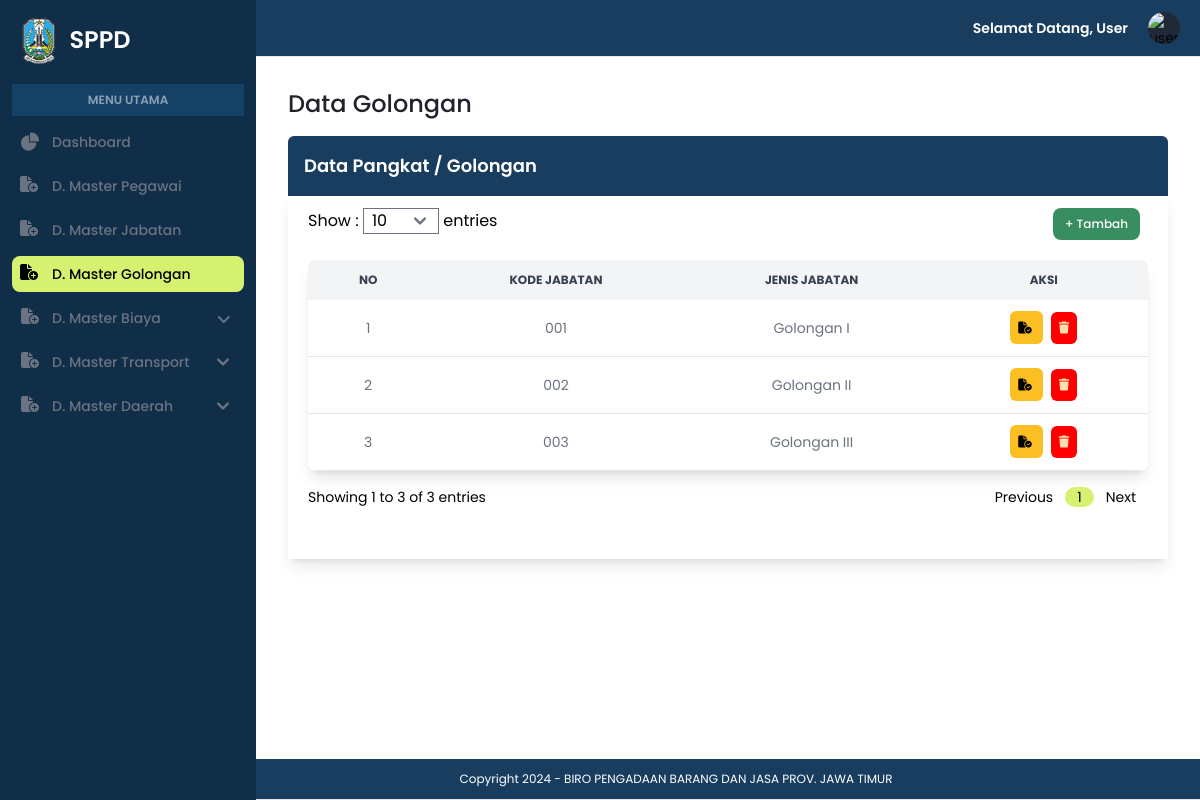
Page /admin/data_golongan.php on the committed database.
### tables this page shows
CREATE TABLE `golongan` (
  `kode_golongan` varchar(50) NOT NULL,
  `jenis_golongan` varchar(100) NOT NULL
);

### admin/data_golongan.php (the view, shortened to what this page needs)
<?php
include '../koneksi.php';
?>
<!DOCTYPE html>
<html lang="en">
<head>
    <link rel="stylesheet" href="../assets/css/style.css">
    <link rel="stylesheet" href="https://cdnjs.cloudflare.com/ajax/libs/font-awesome/6.5.1/css/all.min.css" />
    <link href="https://cdnjs.cloudflare.com/ajax/libs/flowbite/2.3.0/flowbite.min.css" rel="stylesheet" />
    <script src="https://cdn.tailwindcss.com"></script>
</head>
<body>
    <section id="sidebar">
        <?php include "../navbar.php"; ?>
        <aside id="logo-sidebar" class="fixed top-0 left-0 z-40 w-64 h-screen transition-transform -translate-x-full sm:translate-x-0" aria-label="Sidebar">
            <div class="h-full px-3 py-4 overflow-y-auto bg-[#102E48]">
                <a href="#" class="flex ms-2 md:me-24 mb-5">
                    <img src="../assets/img/logo.png" class="h-12 me-3" />
                    <span class="self-center text-2xl font-semibold whitespace-nowrap text-white">SPPD</span>
                </a>
                <div class="bg-[#276EAC4D] mb-2 py-2 px-5 text-center">
                    <p class="font-semibold text-xs text-white/50">MENU UTAMA</p>
                </div>
                <ul class="space-y-2 font-medium">
                    <li>
                        <a href="index.php" class="flex items-center p-2 text-gray-500 rounded-lg hover:bg-[#D6F170] hover:text-black group">
                            <span class="ms-3 text-sm">Dashboard</span>
                        </a>
                    </li>
                    <li>
                        <a href="data_pegawai.php" class="flex items-center p-2 text-gray-500 rounded-lg hover:bg-[#D6F170] hover:text-black group">
                            <i class="fa-solid fa-file-circle-plus w-5 h-5 text-gray-500 transition duration-75 group-hover:text-black"></i>
                            <span class="text-sm ms-3 whitespace-nowrap">D. Master Pegawai</span>
                        </a>
                    </li>
                    <li>
                        <a href="data_jabatan.php" class="flex items-center p-2 text-gray-500 rounded-lg hover:bg-[#D6F170] hover:text-black group">
                            <i class="fa-solid fa-file-circle-plus w-5 h-5 text-gray-500 transition duration-75 group-hover:text-black"></i>
                            <span class="text-sm ms-3 whitespace-nowrap">D. Master Jabatan</span>
                        </a>
                    </li>
                    <li>
                        <a href="data_golongan.php" class="flex items-center p-2 text-vlack rounded-lg hover:bg-[#D6F170] hover:text-black group active">
                            <i class="fa-solid fa-file-circle-plus w-5 h-5 text-black transition duration-75 group-hover:text-black"></i>
                            <span class="text-sm ms-3 whitespace-nowrap">D. Master Golongan</span>
                        </a>
                    </li>
                    <li>
                        <button type="button" class="flex items-center p-2 pr-8 rounded-lg hover:bg-[#D6F170] text-gray-500 hover:text-black group" aria-controls="dropdown-mb" data-collapse-toggle="dropdown-mb">
                            <i class="fa-solid fa-file-circle-plus w-5 h-5 text-gray-500 transition duration-75 group-hover:text-black"></i>
                            <span class="flex-1 ms-3 whitespace-nowrap text-sm pr-14">D. Master Biaya</span>
                            <i class="fa-solid fa-angle-down w-3 h-3 text-gray-500 group-hover:text-black"></i>
                        </button>
                    </li>
                    <li>
                        <button type="button" class="flex items-center p-2 pr-4 rounded-lg hover:bg-[#D6F170] text-gray-500 hover:text-black group" aria-controls="dropdown-mt" data-collapse-toggle="dropdown-mt">
                            <i class="fa-solid fa-file-circle-plus w-5 h-5 text-gray-500 transition duration-75 group-hover:text-black"></i>
                            <span class="text-sm ms-3 whitespace-nowrap pr-7">D. Master Transport</span>
                            <svg class="w-3 h-3 text-gray-500 group-hover:text-black" aria-hidden="true" xmlns="http://www.w3.org/2000/svg" fill="none" viewBox="0 0 10 6">
                                <path stroke="currentColor" stroke-linecap="round" stroke-linejoin="round" stroke-width="2" d="m1 1 4 4 4-4" />
                            </svg>
                        </button>
                    </li>
                    <li>
                        <button type="button" class="flex items-center p-2 pr-4 rounded-lg hover:bg-[#D6F170] text-gray-500 hover:text-black group" aria-controls="dropdown-md" data-collapse-toggle="dropdown-md">
                            <i class="fa-solid fa-file-circle-plus w-5 h-5 text-gray-500 transition duration-75 group-hover:text-black"></i>
                            <span class="text-sm ms-3 whitespace-nowrap pr-11">D. Master Daerah</span>
                            <svg class="w-3 h-3 text-gray-500 group-hover:text-black" aria-hidden="true" xmlns="http://www.w3.org/2000/svg" fill="none" viewBox="0 0 10 6">
                                <path stroke="currentColor" stroke-linecap="round" stroke-linejoin="round" stroke-width="2" d="m1 1 4 4 4-4" />
                            </svg>
                        </button>
                    </li>
                </ul>
            </div>
        </aside>
        <?php
        $batas = isset($_GET['batas']) ? (int)$_GET['batas'] : 10;
        $halaman = isset($_GET['halaman']) ? (int)$_GET['halaman'] : 1;
        $halaman_awal = ($halaman > 1) ? ($halaman * $batas) - $batas : 0;
        $query_total = "SELECT COUNT(*) as total FROM golongan";
        $result_total = $koneksi->query($query_total);
        $row_total = $result_total->fetch_assoc();
        $total_entries = $row_total['total'];
        $total_halaman = ceil($total_entries / $batas);
        $start_entry = $halaman_awal + 1;
        $end_entry = min($halaman_awal + $batas, $total_entries);
        ?>
        <div class="p-4 sm:ml-64">
            <div class="p-4 mt-14">
                <h1 class="text-[#23212F] font-medium text-2xl">Data Golongan</h1>
                <div class="border-solid">
                    <div class="bg-[#193D5E] rounded-t-md mt-4 p-4">
                        <h1 class="text-white text-lg font-semibold">Data Pangkat / Golongan</h1>
                    </div>
                    <div class="shadow-lg px-5 py-3">
                        <div class="flex justify-between">
                            <div>
                                <form method="GET" action="">
                                    <label for="batas">Show :</label>
                                    <select name="batas" id="batas" class="form-control input-sm px-2" onchange="this.form.submit()">
                                        <option value="10" <?php if ($batas == 10) echo 'selected'; ?>>10</option>
                                    </select>
                                    <label for="batas">entries</label>
                                </form>
                            </div>
                            <div class=" flex float-right">
                                <button data-modal-target="default-modal" data-modal-toggle="default-modal" class="focus:outline-none text-white bg-[#388E60] hover:bg-green-800 focus:ring-4 focus:ring-green-300 font-medium rounded-lg text-xs px-3 py-2 me-2 mb-2" type="button">
                                    + Tambah
                                </button>
                            </div>
                        </div>
                        <div class="overflow-x-auto shadow-lg sm:rounded-lg mt-3">
                            <table class="w-full text-sm text-left rtl:text-right text-gray-500">
                                <thead class="text-xs text-gray-700 uppercase bg-gray-100 text-center">
                                    <tr>
                                        <th scope="col" class="px-6 py-3">
                                            No
                                        </th>
                                        <th scope="col" class="px-6 py-3">
                                            Kode Jabatan
                                        </th>
                                        <th scope="col" class="px-6 py-3">
                                            Jenis Jabatan
                                        </th>
                                        <th scope="col" class="px-6 py-3">
                                            Aksi
                                        </th>
                                    </tr>
                                </thead>
                                <tbody>
                                    <?php
                                    $query = "SELECT * FROM golongan LIMIT $halaman_awal, $batas";
                                    $result = $koneksi->query($query);
                                    if ($result) {
                                        if ($result->num_rows > 0) {
                                            $nomor = $halaman_awal + 1;
                                            while ($row = $result->fetch_assoc()) {
                                                echo "<tr class= 'bg-white border-b hover:bg-gray-50'>";
                                                echo "<td class='px-6 py-3 text-center'>" . $nomor++ . "</td>";
                                                echo "<td class='px-6 py-3 text-center'>" . $row['kode_golongan'] . "</td>";
                                                echo "<td class='px-6 py-3 text-center'>" . $row['jenis_golongan'] . "</td>";
                                                echo "<td class='px-6 py-3 text-center'>
                                                    <a href='edit_dtglg.php?edit=" . $row['kode_golongan'] . "' class='font-medium bg-amber-400 hover:bg-amber-500 text-black p-2 rounded-md text-xs mr-2 text-center'>
                                                        <i class='fa-solid fa-file-circle-check'></i>
                                                    </a>
                                                    <a href='proses_delete_dtglg.php?delete=" . $row['kode_golongan'] . "' onclick='return confirmDelete()' type='button' class='font-medium bg-[#ff0000] hover:bg-red-800 text-[#ffdead] p-2 rounded-md text-xs text-center'>
                                                        <i class='fa-solid fa-trash'></i>
                                                    </a>
                                                  </td>";
                                                echo "</tr>";
                                            }
                                        } else {
                                            echo "<tr><td colspan='4' class='text-center p-2'>Tidak ada data</td></tr>";
                                        }
                                    } else {
                                        echo "<tr><td colspan='4' class='text-center'>Error: " . $koneksi->error . "</td></tr>";
                                    }
                                    ?>
                                </tbody>
                            </table>
                        </div>
                        <div class="flex justify-between text-sm mx-auto">
                            <div class="pt-4">
                                <?php echo "Showing $start_entry to $end_entry of $total_entries entries"; ?>
                            </div>
                            <div>
                                <nav class="flex items-center flex-column flex-wrap md:flex-row justify-between pt-4 mb-10" aria-label="Table navigation">
                                    <ul class=" flex pagination justify-content-center">
                                        <li class="page-item px-3">
                                            <a class="page-link" <?php if ($halaman > 1) {
                                                                        echo "href='?halaman=" . ($halaman - 1) . "&batas=$batas'";
                                                                    } ?>>Previous</a>
                                        </li>
                                        <?php
                                        for ($x = max(1, $halaman - 5); $x <= min($halaman + 5, $total_halaman); $x++) {
                                        ?>
                                            <li class="page-item px-3 <?php if ($x == $halaman) echo 'active'; ?>">
                                                <a class="page-link" href="?halaman=<?php echo $x ?>&batas=<?php echo $batas ?>"><?php echo $x; ?></a>
                                            </li>
                                        <?php
                                        }
                                        ?>
                                        <li class="page-item px-3">
                                            <a class="page-link" <?php if ($halaman < $total_halaman) {
                                                                        echo "href='?halaman=" . ($halaman + 1) . "&batas=$batas'";
                                                                    } ?>>Next</a>
                                        </li>
                                    </ul>
                                </nav>
                            </div>
                        </div>
                    </div>
                </div>
            </div>
        </div>
    </section>
    <section id="footer">
        <?php include "../footer.php"; ?>
    </section>
</body>
</html>

### assets/css/style.css (style rules this page uses)
html { scroll-behavior: smooth; }
body { font-family: Poppins; }
.active { background-color: #d6f170; color: #000; border-radius: 20px; }

### rows in the picture
golongan: kode_golongan "001", jenis_golongan "Golongan I"
golongan: kode_golongan "002", jenis_golongan "Golongan II"
golongan: kode_golongan "003", jenis_golongan "Golongan III"

### other values in the picture
$start_entry "1"
$end_entry "3"
$total_entries "3"
